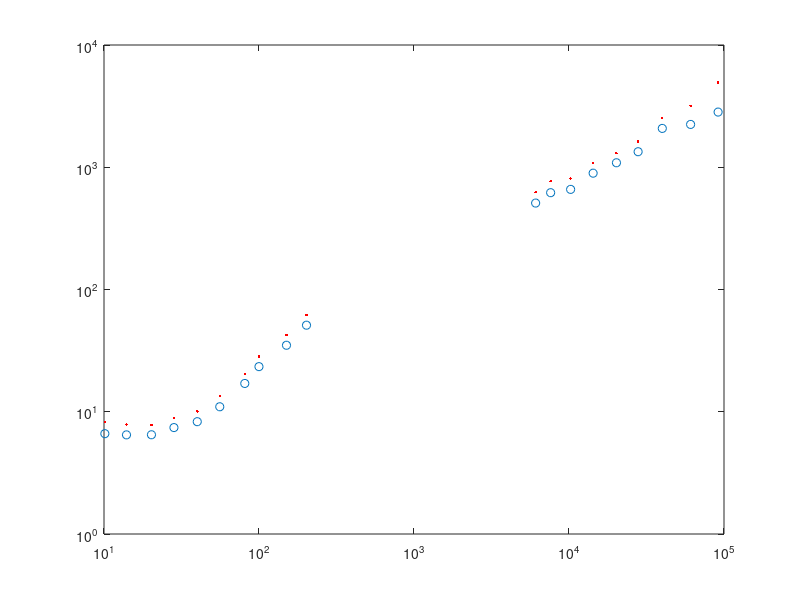

The MATLAB source for this figure: (Note: this script raises an error after producing the figure.)
function filename = loadFieldDataRenner(varargin)
%{
Saves in a file these things:
    forwardModel: Function handle of the forward model
    data: a structure containing data and related information
        x: values of electrode spacings, size numMeasurements, log-spaced
            from minDist to maxDist, in meters.
        lambda: a 2D array based on x, see makeLambda and calculateRho1D
        fx: the measurements with NO noise
        y: the measurements WITH noise
        Cd: covariance matrix, which in our case is
Then outputs a filename which can easily be fed into the inversion script,
which is the next step of the process.
%}

%% 0 Preliminary stuff ignore this section
addpath(genpath(fileparts(mfilename('fullpath'))))
%adds subfolders so you can use the scripts in them
defaultNoise = 1.0;
defaultSubStruct = 'Constable1984_Renner';

p = inputParser;
validScalarPosNum = @(x) isnumeric(x) && isscalar(x) && (x>=0);
addOptional(p,'noise',defaultNoise,validScalarPosNum);
addParameter(p,'subStructChoice',defaultSubStruct,@ischar);
parse(p,varargin{:});

%% 1 User Set Options Here:

filterSize = 11;
%Choice of filter size for the forward model. Choices are 7,11,19. Based on
%Guptasarma 1982. This effects both which script is used for the forward
%model as well as the size of the lambda matrices, so it is an accuracy vs.
%computational expense tradeoff.

data.subStructChoice = 'Constable1984'; 
%see subStructGen for choices

% minDist = 0.1; maxDist = 1000; %in meters
%numMeasurements = 21; %how many measurements
% data.x = logspace(log10(minDist),log10(maxDist),numMeasurements);
% array of electrode spacings

data.noiseCoef = 1.0; %How "noisy" are the measurements.


%% Digitized data from Constable paper
% digitization was done with web plot digitizer.

% This is a 1-sigma standard deviation.
error_bar = [10.131384002971298, 8.23443115885666
14.144866165713562, 7.857929039012548
20.24396481119087, 7.777796778179991
28.272693327019812, 8.904672537539831
40.473215678047694, 10.073107632971464
55.846095158455526, 13.503255184158245
80.98209114229194, 20.443313299857543
101.22527627690566, 28.4064648320283
150.4575778484298, 42.49268347230918
202.56614513745888, 62.00686067997087
6093.604993572734, 626.2086253319778
7615.175569638835, 770.6556653769237
10246.556557335902, 810.2697195608571
14314.369395778906, 1086.257825836283
20241.875620838753, 1305.6068454286926
27583.543543943226, 1627.1379173244823
40000.470973162955, 2523.9578034523297
60925.12797621269, 3185.820268804728
92829.97002504185, 4943.018425342695
];

apparent_resistivity_data = [10.12742243056727, 6.618039705423816
13.966213791244554, 6.470241253607495
20.237368102557017, 6.482906070623123
28.263480372842473, 7.422173309089261
39.96203119609014, 8.294225645879676
55.825471164753864, 10.985167865085513
80.95570227702724, 17.039797217009504
99.94678160956249, 23.389964418466732
150.40528168845438, 34.99087787630361
202.49573704181398, 51.05995461453317
6091.354621892286, 509.4332273233291
7612.197884716454, 619.3785210273652
10242.772498355554, 659.1706047156835
14309.393996316985, 894.4861049028713
20235.27959298953, 1088.2421829048337
27916.96852862111, 1339.9646903523553
39986.56757887064, 2078.369546208952
60886.75116641176, 2240.371317573986
91597.78429448836, 2827.6840136107853
    ];

figure()
plot(apparent_resistivity_data(:,1),apparent_resistivity_data(:,2),'o')
hold on
plot(apparent_resistivity_data(:,1),error_bar(:,2),'r.')
set(gca,'XScale','log','YScale','log')

relative_error = (error_bar(:,2)-apparent_resistivity_data(:,2))./apparent_resistivity_data(:,2);
% note - all but the last TWO data points are close to 20% relative error.
% The paper states that the relative error is at least 20% and this appears
% to be the value adopted for most of the data.
relative_error(1:end-2) = 0.2;

%% 2 Calculated Stuff:

switch filterSize
    case 7
        forwardModel = @(a,b,c) calculateRho1D07(a,b,c);
    case 11
        forwardModel = @(a,b,c) calculateRho1D11(a,b,c);
    case 19
        forwardModel = @(a,b,c) calculateRho1D19(a,b,c);
end %anything else is an invalid choice

% [trueDepths,trueRhos] = subStructGen(data.subStructChoice);
data.x = apparent_resistivity_data(:,1)';
data.lambda = makeLambda(data.x,filterSize); %lambda matrix for calculateRho1D
% data.fx = forwardModel(trueDepths,trueRhos,data.lambda); %'true' output
data.fx = apparent_resistivity_data(:,2);
data.y = apparent_resistivity_data(:,2);

rng(1); %re-seed random number generator for consistent noise pattern.
% noiseVector = data.noiseCoef.*data.fx.*randn(length(data.fx),1);
%noise is added, Gaussian with mean 0 and std dev = noiseCoef*f(x)

data.Cd = diag( (relative_error .* apparent_resistivity_data(:,2)).^2 );

%% 3 Save
filename = ['Data_', data.subStructChoice, '_',...
    num2str(data.noiseCoef), '_', date, '.mat'];
save(filename,'data','forwardModel');
end